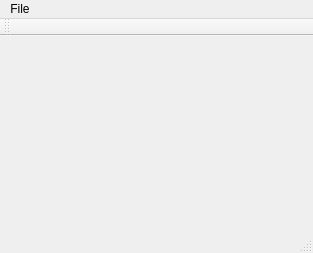
<?xml version="1.0" encoding="UTF-8"?>
<ui version="4.0">
 <class>MainWindow</class>
 <widget class="QMainWindow" name="MainWindow">
  <property name="geometry">
   <rect>
    <x>0</x>
    <y>0</y>
    <width>313</width>
    <height>253</height>
   </rect>
  </property>
  <property name="windowTitle">
   <string>MainWindow</string>
  </property>
  <widget class="QWidget" name="centralWidget"/>
  <widget class="QMenuBar" name="menuBar">
   <property name="geometry">
    <rect>
     <x>0</x>
     <y>0</y>
     <width>313</width>
     <height>20</height>
    </rect>
   </property>
   <widget class="QMenu" name="menuOpen">
    <property name="title">
     <string>File</string>
    </property>
    <addaction name="actionOpen"/>
    <addaction name="actionSave"/>
    <addaction name="actionSave_as"/>
   </widget>
   <addaction name="menuOpen"/>
  </widget>
  <widget class="QToolBar" name="mainToolBar">
   <attribute name="toolBarArea">
    <enum>TopToolBarArea</enum>
   </attribute>
   <attribute name="toolBarBreak">
    <bool>false</bool>
   </attribute>
  </widget>
  <widget class="QStatusBar" name="statusBar"/>
  <action name="actionOpen">
   <property name="text">
    <string>Open...</string>
   </property>
  </action>
  <action name="actionSave">
   <property name="text">
    <string>Save</string>
   </property>
  </action>
  <action name="actionSave_as">
   <property name="text">
    <string>Save as...</string>
   </property>
  </action>
 </widget>
 <layoutdefault spacing="6" margin="11"/>
 <resources/>
 <connections/>
</ui>
